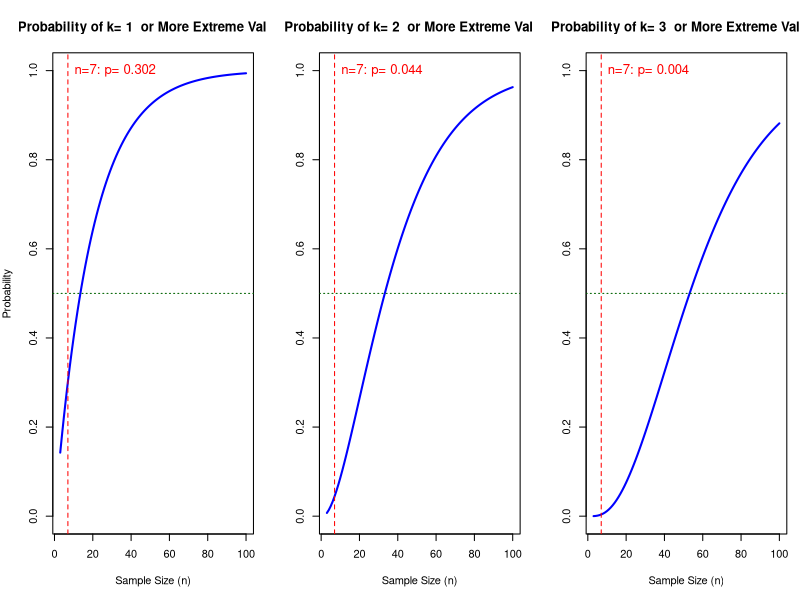

Source code (R):
#-------------------------------------------------------------------------------
# TITLE: Cum_ProbabilityObservingOutlier.R
# AUTHOR: Michael J. Marino, PhD
# DATE: 2026-04-20
# MANUSCRIPT: "A Robust Workflow for Exploratory Data Analysis and Outlier 
#   Management in Small-Sample Pharmacological Datasets" (Submitted)
#
# REPOSITORY: https://github.com/mjmarino-phd/pharmacology-small-sample-EDA
# 
# LICENSE: MIT License (c) 2026 Michael J. Marino
#   Permission is granted to use, modify, and distribute this code for any 
#   purpose, provided that the manuscript above is cited in any resulting 
#   publications or derivative works.
#
# DESCRIPTION: This is a more advanced script provided for those who might be interested 
# the script calculates and visualizes the risk of outliers using the Binomial Theorem.
# This script creates a 3-panel figure showing the probability of obtaining 
# 1, 2, or 3+ outliers as sample size (n) increases.
#-------------------------------------------------------------------------------


# Clear environment
rm(list = ls())



#--------------------FUNCTIONS--------------------

#-------------------------------------------------------------------------------
# FUNCTION: cum_probability_vector
# Purpose: Use the binomial theorem to calculate the probability that a sample 
#    will contain k or more outliers as a function of sample size
# Input:  k: number of extreme values, n_vector: n values to calculate across
# Output: vector p_k_or_more_extremes_vector containing p-values for each value 
#   in n_vector
#-------------------------------------------------------------------------------

cum_probability_vector <- function(k,n_vector) {

  # We want to calculate the probability that a sample will contain k or more outliers 
  # as a function of sample size.  100*prob_k_extremes can be interpreted as
  # how many samples out of 100 would be expected to contain exactly k extreme values.  
  # Extreme values are >2 population SD outside of the population mean
  
  # P(exactly k extreme values) = [n! / (k! * (n-k)!)] * p^k * q^(n-k)
  
  
  q=0.95 #probability of not being >2 population SD outside population mean
  p=1-q #probability of 1 value being extreme

  p_k_or_more_extremes_vector <- numeric(length(n_vector))

  for (i in 1:length(n_vector)) {
  current_n <- n_vector[i]
  cumulative_prob <- 0  # Initialize the cumulative probability for this n
  
  for (j in k:current_n) {  # Loop from k to n (inclusive)
    prob_j_extremes <- choose(current_n, j) * p^j * q^(current_n - j)
    cumulative_prob <- cumulative_prob + prob_j_extremes
  }
  
  p_k_or_more_extremes_vector[i] <- cumulative_prob
  }
  return (p_k_or_more_extremes_vector)
}

#--------------------END FUNCTIONS--------------------


# Setup Parameters & Canvas 
n_vector <- seq(3, 100, by = 1)
par(mfrow = c(1, 3), mar = c(5, 4, 4, 1))

#  Panel 1: k=1 
k <- 1
p1 <- cum_probability_vector(k, n_vector)

# Construct the title
plot_title <- paste("Probability of k=", k," or More Extreme Values") 

plot(n_vector, p1, type = "l", col = "blue", lwd = 2, ylim = c(0, 1),
     xlab = "Sample Size (n)", ylab = "Probability",
     main=(plot_title))

abline(v = 7, col = "red", lty = 2)
# Index 5 is n=7
text(7, 1, paste("n=7:", "p=",round(p1[5], 3)), pos = 4, col = "red", cex = 1.2)
abline(h = 0.5, col = "darkgreen", lty = 3)

# Panel 2: k=2
k <- 2
p2 <- cum_probability_vector(k, n_vector)

# Construct the title 
plot_title <- paste("Probability of k=", k," or More Extreme Values") # Dynamic title

plot(n_vector, p2, type = "l", col = "blue", lwd = 2, ylim = c(0, 1),
     xlab = "Sample Size (n)", ylab = "", 
     main=(plot_title))

abline(v = 7, col = "red", lty = 2)
text(7, 1, paste("n=7:", "p=",round(p2[5], 3)), pos = 4, col = "red", cex = 1.2)
abline(h = 0.5, col = "darkgreen", lty = 3)

# 5. Panel 3: k=3
k <- 3
p3 <- cum_probability_vector(k, n_vector)

# Construct the title
plot_title <- paste("Probability of k=", k," or More Extreme Values") # Dynamic title

plot(n_vector, p3, type = "l", col = "blue", lwd = 2, ylim = c(0, 1),
     xlab = "Sample Size (n)", ylab = "", 
     main=(plot_title))

abline(v = 7, col = "red", lty = 2)
text(7, 1, paste("n=7:", "p=",round(p3[5], 3)), pos = 4, col = "red", cex = 1.2)
abline(h = 0.5, col = "darkgreen", lty = 3)

# Reset layout
par(mfrow = c(1, 1))
